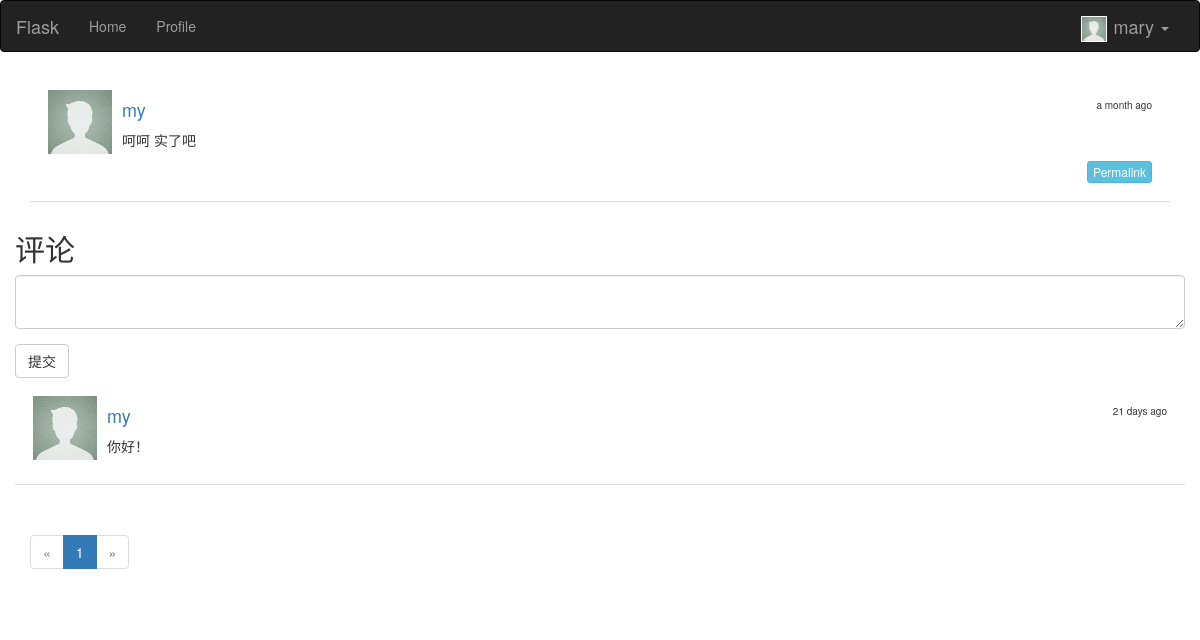
The app's page /post/107 (signed in) with its own data.
### app/models.py (models this page shows, shortened)
class User(UserMixin,db.Model):
	__tablename__ = 'users'
	id = db.Column(db.Integer, primary_key = True)
	email = db.Column(db.String(64),unique = True, index=True)
	username = db.Column(db.String(64),unique = True,index = True)
	password_hash = db.Column(db.String(128))
	role_id = db.Column(db.Integer, db.ForeignKey('roles.id'))
	name =db.Column(db.String(64))
	location = db.Column(db.String(64))
	about_me = db.Column(db.Text())
	member_since = db.Column(db.DateTime(),default=datetime.utcnow)
	last_seen = db.Column(db.DateTime(),default = datetime.utcnow)
	comments = db.relationship('Comment',backref='author',lazy='dynamic')
	posts = db.relationship('Post',backref='author',lazy='dynamic')
	followed = db.relationship('Follow',foreign_keys=[Follow.follower_id],
		backref=db.backref('follower',lazy='joined'),lazy='dynamic')
	followers = db.relationship('Follow',foreign_keys=[Follow.followed_id],
		backref=db.backref('followed',lazy='joined'),lazy='dynamic')
	@property
	def password(self):
	    raise AttributeError('password is not a redable attribute')
	def can(self,permissions):
		return self.role is not None and (self.role.permissions & permissions)==permissions
	def ping(self):
		self.last_seen = datetime.utcnow()
		db.session.add(self)
	def gravatar(self,size='l'):
		if size == 's':
			return url_for('static',filename='img/def-head.jpg')
		else:
			return url_for('static',filename='img/def-head.jpg')

class Post(db.Model):
	__tablename__ = 'posts'
	id = db.Column(db.Integer,primary_key=True)
	body = db.Column(db.Text())
	timestamp = db.Column(db.DateTime(),default=datetime.utcnow,index=True)
	author_id=db.Column(db.Integer,db.ForeignKey('users.id'))
	body_html=db.Column(db.Text())
	comments = db.relationship('Comment',backref='post',lazy='dynamic')

class Comment(db.Model):
	__tablename__='comments'
	id = db.Column(db.Integer,primary_key=True)
	body = db.Column(db.Text)
	body_html = db.Column(db.Text)
	timestamp = db.Column(db.DateTime,index=True,default=datetime.utcnow)
	disabled=db.Column(db.Boolean)
	author_id=db.Column(db.Integer,db.ForeignKey('users.id'))
	post_id = db.Column(db.Integer,db.ForeignKey('posts.id'))

### app/main/views.py (the view)
@main.route('/post/<int:id>',methods=['GET','POST'])
def post(id):
	post = Post.query.get_or_404(id)
	form = CommentForm()
	if form.validate_on_submit():
		comment = Comment(body=form.body.data,post=post,author=current_user._get_current_object())
		db.session.add(comment)
		flash('Your comment has been published.')
		return redirect(url_for('.post',id=post.id,page=-1))
	page = request.args.get('page',1,type=int)
	if page ==-1:
		page = (post.comments.count()-1)/current_app.config['FLASKY_POSTS_PER_PAGE'] + 1
	pagination = post.comments.order_by(Comment.timestamp.asc()).paginate(page,
		per_page=current_app.config['FLASKY_POSTS_PER_PAGE'],error_out=False)
	comments = pagination.items
	return render_template('post.html',posts=[post],form = form,comments=comments,pagination=pagination)

### app/main/forms.py
class CommentForm(Form):
	body = TextAreaField('',validators=[DataRequired()])

### app/auth/views.py (called while the page is built)
@auth.before_app_request
def before_request():
	if current_user.is_authenticated():
		current_user.ping()

### app/main/__init__.py (called while the page is built)
@main.app_context_processor
def inject_permissions():
	return dict(Permission = Permission)

### app/models.py (called while the page is built)
@login_manager.user_loader
def load_user(user_id):
	return User.query.get(int(user_id))

### app/templates/post.html (shortened to what this page needs)
{% extends "base.html"%}
{% import "_macros.html" as macros %}
{% block style %}
<link href="{{url_for('static',filename='css/mycss.css')}}" rel="stylesheet">
{% endblock %}
{% block body %}
<div class="container">
	{% include '_posts.html' %}
	<div class="row">
	<h2>评论</h2>
		{% if current_user.can(Permission.COMMENT) %}
    		<form action="" method="post">
				<div class="form-group">
				{{form.body(class='form-control',rows='2')}}
				</div>
				<button type="submit" class="btn btn-default">提交</button>
			</form>
		{% endif %}
		{% include '_comments.html' %}
	</div>
 {% if pagination %}
<div class="pagination">
    {{ macros.pagination_widget(pagination, '.post', fragment='#comments', id=posts[0].id) }}
</div>
{% endif %}
</div>
{% endblock %}

### app/templates/base.html (shortened to what this page needs)
<!DOCTYPE html>
<html lang="zh-cn">
  <head>
    <link href="{{url_for('static',filename='css/bootstrap.min.css')}}" rel="stylesheet">
 	{% block style %}{% endblock %}
  </head>
  <body>
    <nav class="navbar navbar-inverse">
	  <div class="container-fluid">
	    <div class="navbar-header">
	      <a class="navbar-brand" href="#">Flask</a>
	    </div>
	    <div class="collapse navbar-collapse" id="navbar-collapse-1">
	      <ul class="nav navbar-nav" id="navbar-link">
	        <li><a href="{{url_for('main.index',_external=True)}}">Home</a></li>
	        {% if current_user.is_authenticated() %}
	        <li><a href="{{ url_for('main.user',username=current_user.username )}}">Profile</a></li>
	        {% endif %}
	      </ul>
	     <ul class="nav navbar-nav navbar-right ">
	     	{% if current_user.is_authenticated() %}
	     	<li class="dropdown">
	     	<a href="{{ url_for('main.user',username=current_user.username )}}" data-target="{{ url_for('main.user',username=current_user.username )}}" class="dropdown-toggle navbar-brand" data-toggle="dropdown" role="button" aria-expanded="false">
	     	<span><img id="userhead-img" src="{{current_user.gravatar('s')}}"></span>
	     	{{current_user.username}}
	     	<span class="caret"></span></a>
	     	</li>
	        {% else %}
	        <li><a href="{{url_for('auth.login')}}">Sign In</a></li>
	        {% endif %}
	     </ul>
	    </div>
	  </div>
	</nav>
	{% block body %} {% endblock %}
  </body>
</html>

### app/templates/_posts.html (shortened to what this page needs)
	<ul class="media-list">
	{% for post in posts %}
  		<li class="media">
    		<div class="media-left">
      			<a href="{{url_for('.user',username=post.author.username)}}">
        		<img class="media-object" src="{{post.author.gravatar()}}" >
      			</a>
    		</div>
    		<div class="media-body">
    			<p class="media-heading">
      				<h4>
      				<a href="{{url_for('.user',username=post.author.username)}}">{{post.author.username}}</a>
      				<span class="pull-right" style="font-size:10px">{{ moment(post.timestamp).fromNow() }}</span>
      				</h4>
      		</p>
          {% if post.body_html %}
          {{post.body_html|safe}}
          {%else%}
     			{{post.body}}
          {% endif %}
          <div class="text-right">
            <a href="{{url_for('.post',id=post.id )}}" class="btn btn-info btn-xs">Permalink</a>
          </div>
    		</div>
  		</li>
  	{% endfor %}
	</ul>

### app/templates/_comments.html
<ul class="media-list">
{% for comment in comments %}
    <li class="media">
        <div class="media-left">
            <a href="{{url_for('.user',username=comment.author.username)}}">
            <img class="media-object" src="{{comment.author.gravatar()}}" >
            </a>
        </div>
        <div class="media-body">
            <p class="media-heading">
                <h4>
                <a href="{{url_for('.user',username=comment.author.username)}}">{{comment.author.username}}</a>
                <span class="pull-right" style="font-size:10px">{{ moment(comment.timestamp).fromNow() }}</span>
                </h4>
            </p>
      {% if comment.body_html %}
        {{comment.body_html|safe}}
      {%else%}
        {{comment.body}}
      {% endif %}
        </div>
    </li>
{% endfor %}
</ul>

### app/static/css/mycss.css (style rules this page uses)
.media-left img { width: 64px;height: 64px; }
.media { margin: 0px; padding: 18px; border-bottom: solid 1px #dddddd; }

### app/templates/base.html (style rules this page uses)
#userhead-img { width: 26px; height: 26px; margin-right: 2px; border: solid 1px #ffffff; }

### records on screen
User: username "mary"
Post: author.username "my", timestamp "a month ago", body_html "呵呵 实了吧"
Comment: author.username "my", timestamp "21 days ago", body_html "你好！"

### other values on screen
{{ p }} "1"
